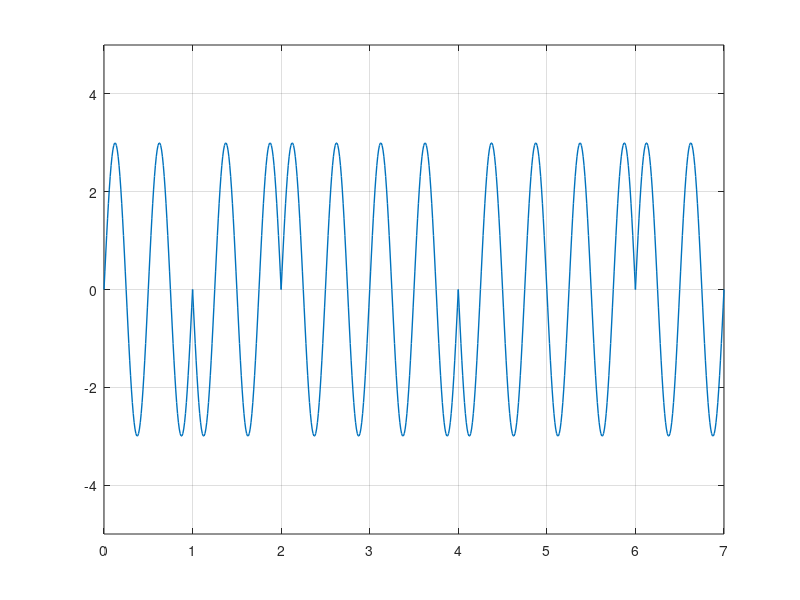

The MATLAB source for this figure:
clc; #... Clear command line
clear all; #... Clear variables
close all; #... Clear figures

bits = [1 0 1 1 0 0 1];

#... Modulation

bitrate = 1; #... Number of bits per second

sampling_rate = 100;
sampling_time = 1/sampling_rate;

end_time = length(bits)/bitrate;
time = 0:sampling_time:end_time;

a = 3;
f = 2;
modulation = a*sin(2*pi*f*time);

index = 1;

for i = 1:length(time)
    if bits(index) == 0
        modulation(i) = -modulation(i);
    endif
    if time(i)*bitrate >= index
        index = index+1;
    endif
endfor

plot(time, modulation, "LineWidth", 1);
axis([0 end_time -5 +5]);
grid on;

#... Demodulation

index = 1;

for i = 1:length(modulation)
    if modulation(i) != 0
        demodultaion(index) = 1;
    else
        demodultaion(index) = 0;
    endif
    if time(i)*bitrate >= index
        index = index+1;
    endif
endfor

disp(demodultaion);
